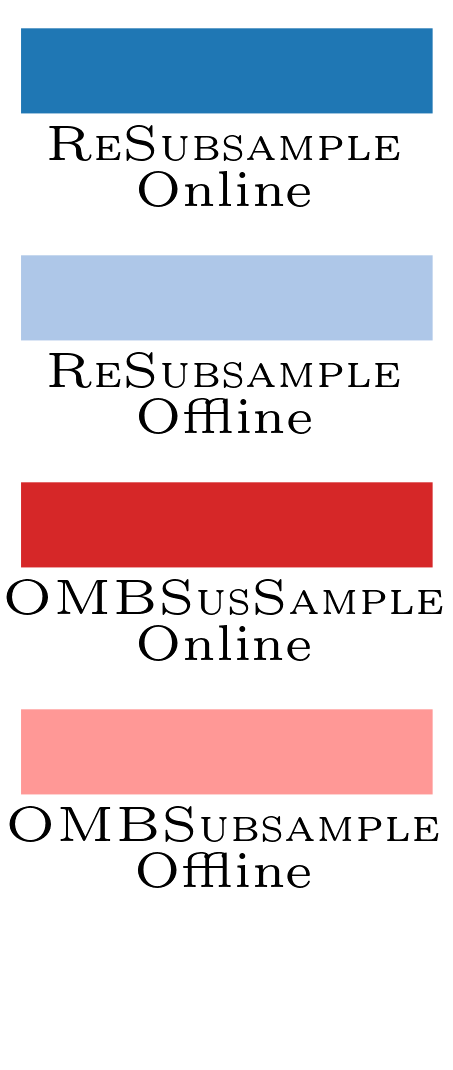

Reproduce this figure in Python.
#!/usr/bin/env python3

from pathlib import Path
from shutil import which

import matplotlib.pyplot as plt
from matplotlib.patches import FancyBboxPatch


def main():
    base = Path(__file__).resolve().parent
    use_tex = which("latex") is not None

    if use_tex:
        plt.rcParams.update({
            "text.usetex": True,
            "font.family": "serif",
            "text.latex.preamble": r"\usepackage[T1]{fontenc}",
        })
    else:
        plt.rcParams.update({
            "font.family": "serif",
        })

    series = [
        ("ReSubsample Online", "#1f77b4"),
        ("ReSubsample Offline", "#aec7e8"),
        ("OMBSusSample Online", "#d62728"),
        ("OMBSubsample Offline", "#ff9896"),
    ]

    n = len(series)

    fig, ax = plt.subplots(figsize=(0.7, 1.8), dpi=300)
    ax.set_xlim(0, 1.0)
    gap = 0.8
    top = n - 0.5
    ys = [top - i * gap for i in range(n)]
    ax.set_ylim(0, top + 0.23)
    ax.axis("off")

    def format_label(text: str) -> str:
        if text.endswith(" Online"):
            alg_name, mode = text[:-7], "Online"
        elif text.endswith(" Offline"):
            alg_name, mode = text[:-8], "Offline"
        else:
            alg_name, mode = text, ""

        if not mode:
            return rf"\textsc{{{alg_name}}}" if use_tex else alg_name

        if use_tex:
            return (
                r"$\begin{array}{c}"
                + rf"\textsc{{{alg_name}}}"
                + r"\\[-2pt]"
                + rf"\mathrm{{{mode}}}"
                + r"\end{array}$"
            )
        else:
            return f"{alg_name}\n{mode}"

    sw_w = 1.0
    sw_h = 0.30

    for y, (label, color) in zip(ys, series):
        swatch = FancyBboxPatch(
            (0.5 - sw_w / 2, y - sw_h / 2),
            sw_w,
            sw_h,
            boxstyle="round,pad=0.0,rounding_size=0.00",
            linewidth=0.0,
            edgecolor="none",
            facecolor=color,
            zorder=2,
        )
        ax.add_patch(swatch)

        ax.text(
            0.50,
            y - 0.34,
            format_label(label),
            ha="center",
            va="center",
            multialignment="center",
            fontsize=6,
        )

    fig.subplots_adjust(left=0.01, right=0.99, bottom=0.01, top=0.99)

    fig.savefig(base / "legend_com.pdf", bbox_inches="tight", pad_inches=0.01, transparent=False)
    fig.savefig(base / "legend_com.png", dpi=600, bbox_inches="tight", pad_inches=0.01, transparent=False)
    print(f"Saved: {base / 'legend_com.pdf'}")
    print(f"Saved: {base / 'legend_com.png'}")


if __name__ == "__main__":
    main()
